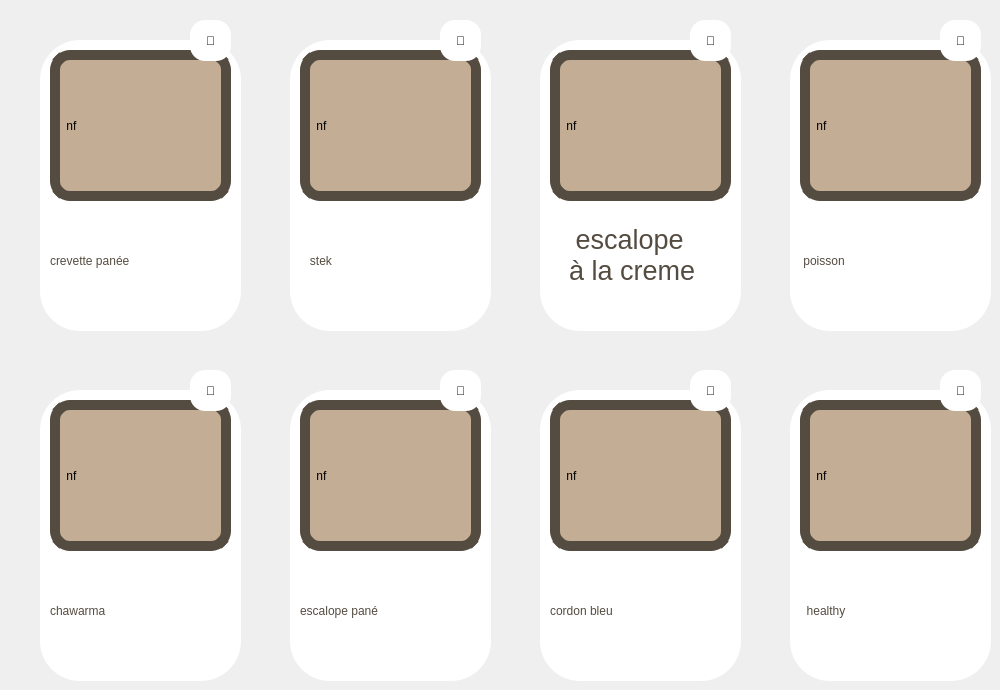
   <widget class="QWidget" name="tab_7">
    <attribute name="title">
     <string>les plats</string>
    </attribute>
    <widget class="QLabel" name="label_24">
     <property name="geometry">
      <rect>
       <x>40</x>
       <y>40</y>
       <width>201</width>
       <height>291</height>
      </rect>
     </property>
     <property name="styleSheet">
      <string notr="true">QLabel{border-radius:40px;background-color:white}</string>
     </property>
     <property name="text">
      <string/>
     </property>
    </widget>
    <widget class="QLabel" name="label_23">
     <property name="geometry">
      <rect>
       <x>540</x>
       <y>40</y>
       <width>201</width>
       <height>291</height>
      </rect>
     </property>
     <property name="styleSheet">
      <string notr="true">QLabel{border-radius:40px;background-color:white}</string>
     </property>
     <property name="text">
      <string/>
     </property>
    </widget>
    <widget class="QLabel" name="label_22">
     <property name="geometry">
      <rect>
       <x>790</x>
       <y>40</y>
       <width>201</width>
       <height>291</height>
      </rect>
     </property>
     <property name="styleSheet">
      <string notr="true">QLabel{border-radius:40px;background-color:white}</string>
     </property>
     <property name="text">
      <string/>
     </property>
    </widget>
    <widget class="QLabel" name="label_21">
     <property name="geometry">
      <rect>
       <x>40</x>
       <y>390</y>
       <width>201</width>
       <height>291</height>
      </rect>
     </property>
     <property name="styleSheet">
      <string notr="true">QLabel{border-radius:40px;background-color:white}</string>
     </property>
     <property name="text">
      <string/>
     </property>
    </widget>
    <widget class="QLabel" name="label_26">
     <property name="geometry">
      <rect>
       <x>290</x>
       <y>390</y>
       <width>201</width>
       <height>291</height>
      </rect>
     </property>
     <property name="styleSheet">
      <string notr="true">QLabel{border-radius:40px;background-color:white}</string>
     </property>
     <property name="text">
      <string/>
     </property>
    </widget>
    <widget class="QLabel" name="label_27">
     <property name="geometry">
      <rect>
       <x>540</x>
       <y>390</y>
       <width>201</width>
       <height>291</height>
      </rect>
     </property>
     <property name="styleSheet">
      <string notr="true">QLabel{border-radius:40px;background-color:white}</string>
     </property>
     <property name="text">
      <string/>
     </property>
    </widget>
    <widget class="QLabel" name="label_28">
     <property name="geometry">
      <rect>
       <x>790</x>
       <y>390</y>
       <width>201</width>
       <height>291</height>
      </rect>
     </property>
     <property name="styleSheet">
      <string notr="true">QLabel{border-radius:40px;background-color:white}</string>
     </property>
     <property name="text">
      <string/>
     </property>
    </widget>
    <widget class="QLabel" name="label_70">
     <property name="geometry">
      <rect>
       <x>50</x>
       <y>50</y>
       <width>181</width>
       <height>151</height>
      </rect>
     </property>
     <property name="styleSheet">
      <string notr="true">border-radius:20px;
background-color: rgb(195, 173, 148);border:10px solid rgb(85, 76, 65);</string>
     </property>
     <property name="text">
      <string> nf</string>
     </property>
    </widget>
    <widget class="QLabel" name="label_71">
     <property name="geometry">
      <rect>
       <x>550</x>
       <y>50</y>
       <width>181</width>
       <height>151</height>
      </rect>
     </property>
     <property name="styleSheet">
      <string notr="true">border-radius:20px;
background-color: rgb(195, 173, 148);border:10px solid rgb(85, 76, 65);</string>
     </property>
     <property name="text">
      <string> nf</string>
     </property>
    </widget>
    <widget class="QLabel" name="label_72">
     <property name="geometry">
      <rect>
       <x>800</x>
       <y>50</y>
       <width>181</width>
       <height>151</height>
      </rect>
     </property>
     <property name="styleSheet">
      <string notr="true">border-radius:20px;
background-color: rgb(195, 173, 148);border:10px solid rgb(85, 76, 65);</string>
     </property>
     <property name="text">
      <string> nf</string>
     </property>
    </widget>
    <widget class="QLabel" name="label_73">
     <property name="geometry">
      <rect>
       <x>50</x>
       <y>400</y>
       <width>181</width>
       <height>151</height>
      </rect>
     </property>
     <property name="styleSheet">
      <string notr="true">border-radius:20px;
background-color: rgb(195, 173, 148);border:10px solid rgb(85, 76, 65);</string>
     </property>
     <property name="text">
      <string> nf</string>
     </property>
    </widget>
    <widget class="QLabel" name="label_74">
     <property name="geometry">
      <rect>
       <x>300</x>
       <y>400</y>
       <width>181</width>
       <height>151</height>
      </rect>
     </property>
     <property name="styleSheet">
      <string notr="true">border-radius:20px;
background-color: rgb(195, 173, 148);border:10px solid rgb(85, 76, 65);</string>
     </property>
     <property name="text">
      <string> nf</string>
     </property>
    </widget>
    <widget class="QLabel" name="label_75">
     <property name="geometry">
      <rect>
       <x>550</x>
       <y>400</y>
       <width>181</width>
       <height>151</height>
      </rect>
     </property>
     <property name="styleSheet">
      <string notr="true">border-radius:20px;
background-color: rgb(195, 173, 148);border:10px solid rgb(85, 76, 65);</string>
     </property>
     <property name="text">
      <string> nf</string>
     </property>
    </widget>
    <widget class="QLabel" name="label_76">
     <property name="geometry">
      <rect>
       <x>800</x>
       <y>400</y>
       <width>181</width>
       <height>151</height>
      </rect>
     </property>
     <property name="styleSheet">
      <string notr="true">border-radius:20px;
background-color: rgb(195, 173, 148);border:10px solid rgb(85, 76, 65);</string>
     </property>
     <property name="text">
      <string> nf</string>
     </property>
    </widget>
    <widget class="QPushButton" name="kk">
     <property name="geometry">
      <rect>
       <x>50</x>
       <y>50</y>
       <width>181</width>
       <height>151</height>
      </rect>
     </property>
     <property name="styleSheet">
      <string notr="true">QPushButton{border-image:url(&quot;C:/image projet/crvt.jpg&quot;);
border-radius:20px;}
QPushButton:hover{color:brown;margin-left:4px;margin-right:4px;margin-top:4px;margin-bottom:4px;border-radius:20px;}
QPushButton:pressed{border-radius:20px;}</string>
     </property>
     <property name="text">
      <string/>
     </property>
    </widget>
    <widget class="QPushButton" name="ww">
     <property name="geometry">
      <rect>
       <x>800</x>
       <y>400</y>
       <width>181</width>
       <height>151</height>
      </rect>
     </property>
     <property name="styleSheet">
      <string notr="true">QPushButton{border-image:url(&quot;C:/image projet/plat healthy.jpg&quot;);
border-radius:20px;}
QPushButton:hover{color:brown;margin-left:4px;margin-right:4px;margin-top:4px;margin-bottom:4px;border-radius:20px;}
QPushButton:pressed{border-radius:20px;}</string>
     </property>
     <property name="text">
      <string/>
     </property>
    </widget>
    <widget class="QPushButton" name="xx">
     <property name="geometry">
      <rect>
       <x>550</x>
       <y>400</y>
       <width>181</width>
       <height>151</height>
      </rect>
     </property>
     <property name="styleSheet">
      <string notr="true">QPushButton{border-image:url(&quot;C:/image projet/cord.jpg&quot;);
border-radius:20px;}
QPushButton:hover{color:brown;margin-left:4px;margin-right:4px;margin-top:4px;margin-bottom:4px;border-radius:20px;}
QPushButton:pressed{border-radius:20px;}</string>
     </property>
     <property name="text">
      <string/>
     </property>
    </widget>
    <widget class="QPushButton" name="mm">
     <property name="geometry">
      <rect>
       <x>800</x>
       <y>50</y>
       <width>181</width>
       <height>151</height>
      </rect>
     </property>
     <property name="styleSheet">
      <string notr="true">QPushButton{border-image:url(&quot;C:/image projet/poisson.jpg&quot;);
border-radius:20px;}
QPushButton:hover{color:brown;margin-left:4px;margin-right:4px;margin-top:4px;margin-bottom:4px;border-radius:20px;}
QPushButton:pressed{border-radius:20px;}</string>
     </property>
     <property name="text">
      <string/>
     </property>
    </widget>
    <widget class="QPushButton" name="ll">
     <property name="geometry">
      <rect>
       <x>550</x>
       <y>50</y>
       <width>181</width>
       <height>151</height>
      </rect>
     </property>
     <property name="styleSheet">
      <string notr="true">QPushButton{border-image:url(&quot;C:/image projet/esclpcreme.jpg&quot;);
border-radius:20px;}
QPushButton:hover{color:brown;margin-left:4px;margin-right:4px;margin-top:4px;margin-bottom:4px;border-radius:20px;}
QPushButton:pressed{border-radius:20px;}</string>
     </property>
     <property name="text">
      <string/>
     </property>
    </widget>
    <widget class="QPushButton" name="nn">
     <property name="geometry">
      <rect>
       <x>50</x>
       <y>400</y>
       <width>181</width>
       <height>151</height>
      </rect>
     </property>
     <property name="styleSheet">
      <string notr="true">QPushButton{border-image:url(&quot;C:/image projet/platchaw.jpg&quot;);
border-radius:20px;}
QPushButton:hover{color:brown;margin-left:4px;margin-right:4px;margin-top:4px;margin-bottom:4px;border-radius:20px;}
QPushButton:pressed{border-radius:20px;}</string>
     </property>
     <property name="text">
      <string/>
     </property>
    </widget>
    <widget class="QPushButton" name="vv">
     <property name="geometry">
      <rect>
       <x>300</x>
       <y>400</y>
       <width>181</width>
       <height>151</height>
      </rect>
     </property>
     <property name="styleSheet">
      <string notr="true">QPushButton{border-image:url(&quot;C:/image projet/chicken.jpg&quot;);
border-radius:20px;}
QPushButton:hover{color:brown;margin-left:4px;margin-right:4px;margin-top:4px;margin-bottom:4px;border-radius:20px;}
QPushButton:pressed{border-radius:20px;}</string>
     </property>
     <property name="text">
      <string/>
     </property>
    </widget>
    <widget class="QLabel" name="label_149">
     <property name="geometry">
      <rect>
       <x>800</x>
       <y>570</y>
       <width>181</width>
       <height>81</height>
      </rect>
     </property>
     <property name="styleSheet">
      <string notr="true">QLabel{border-radius:20px;
	color: rgb(85, 76, 65);
	font: 28pt &quot;Modern No. 20&quot;;}</string>
     </property>
     <property name="text">
      <string>  healthy</string>
     </property>
    </widget>
    <widget class="QLabel" name="label_150">
     <property name="geometry">
      <rect>
       <x>550</x>
       <y>570</y>
       <width>181</width>
       <height>81</height>
      </rect>
     </property>
     <property name="styleSheet">
      <string notr="true">QLabel{border-radius:20px;
	color: rgb(85, 76, 65);
	font: 22pt &quot;Modern No. 20&quot;;}</string>
     </property>
     <property name="text">
      <string>cordon bleu</string>
     </property>
    </widget>
    <widget class="QLabel" name="label_151">
     <property name="geometry">
      <rect>
       <x>300</x>
       <y>570</y>
       <width>181</width>
       <height>81</height>
      </rect>
     </property>
     <property name="styleSheet">
      <string notr="true">QLabel{border-radius:20px;
	color: rgb(85, 76, 65);
	font: 20pt &quot;Modern No. 20&quot;;}</string>
     </property>
     <property name="text">
      <string>escalope pané</string>
     </property>
    </widget>
    <widget class="QLabel" name="label_152">
     <property name="geometry">
      <rect>
       <x>50</x>
       <y>220</y>
       <width>181</width>
       <height>81</height>
      </rect>
     </property>
     <property name="styleSheet">
      <string notr="true">QLabel{border-radius:20px;
	color: rgb(85, 76, 65);
	font: 19pt &quot;Modern No. 20&quot;;}
</string>
     </property>
     <property name="text">
      <string>crevette panée</string>
     </property>
    </widget>
    <widget class="QLabel" name="label_154">
     <property name="geometry">
      <rect>
       <x>800</x>
       <y>220</y>
       <width>181</width>
       <height>81</height>
      </rect>
     </property>
     <property name="styleSheet">
      <string notr="true">QLabel{border-radius:20px;
	color: rgb(85, 76, 65);
	font: 28pt &quot;Modern No. 20&quot;;}</string>
     </property>
     <property name="text">
      <string> poisson</string>
     </property>
    </widget>
    <widget class="QLabel" name="label_155">
     <property name="geometry">
      <rect>
       <x>50</x>
       <y>570</y>
       <width>181</width>
       <height>81</height>
      </rect>
     </property>
     <property name="styleSheet">
      <string notr="true">QLabel{border-radius:20px;
	color: rgb(85, 76, 65);
	font: 26pt &quot;Modern No. 20&quot;;}</string>
     </property>
     <property name="text">
      <string>chawarma</string>
     </property>
    </widget>
    <widget class="QLabel" name="label_25">
     <property name="geometry">
      <rect>
       <x>290</x>
       <y>40</y>
       <width>201</width>
       <height>291</height>
      </rect>
     </property>
     <property name="styleSheet">
      <string notr="true">QLabel{border-radius:40px;background-color:white}</string>
     </property>
     <property name="text">
      <string/>
     </property>
    </widget>
    <widget class="QLabel" name="label_156">
     <property name="geometry">
      <rect>
       <x>300</x>
       <y>220</y>
       <width>181</width>
       <height>81</height>
      </rect>
     </property>
     <property name="styleSheet">
      <string notr="true">QLabel{border-radius:20px;
	color: rgb(85, 76, 65);
	font: 28pt &quot;Modern No. 20&quot;;}</string>
     </property>
     <property name="text">
      <string>   stek</string>
     </property>
    </widget>
    <widget class="QLabel" name="label_69">
     <property name="geometry">
      <rect>
       <x>300</x>
       <y>50</y>
       <width>181</width>
       <height>151</height>
      </rect>
     </property>
     <property name="styleSheet">
      <string notr="true">border-radius:20px;
background-color: rgb(195, 173, 148);border:10px solid rgb(85, 76, 65);</string>
     </property>
     <property name="text">
      <string> nf</string>
     </property>
    </widget>
    <widget class="QPushButton" name="aaa">
     <property name="geometry">
      <rect>
       <x>300</x>
       <y>50</y>
       <width>181</width>
       <height>151</height>
      </rect>
     </property>
     <property name="styleSheet">
      <string notr="true">QPushButton{border-image:url(&quot;C:/image projet/stek.jpg&quot;);
border-radius:20px;}
QPushButton:hover{color:brown;margin-left:4px;margin-right:4px;margin-top:4px;margin-bottom:4px;border-radius:20px;}
QPushButton:pressed{border-radius:20px;}</string>
     </property>
     <property name="text">
      <string/>
     </property>
    </widget>
    <widget class="QPushButton" name="btn9">
     <property name="geometry">
      <rect>
       <x>190</x>
       <y>20</y>
       <width>41</width>
       <height>41</height>
      </rect>
     </property>
     <property name="styleSheet">
      <string notr="true">background-color: rgb(255, 255, 255);border-radius:15px;
font: 15pt &quot;MS Shell Dlg 2&quot;;</string>
     </property>
     <property name="text">
      <string>🤍</string>
     </property>
    </widget>
    <widget class="QPushButton" name="btn15">
     <property name="geometry">
      <rect>
       <x>690</x>
       <y>370</y>
       <width>41</width>
       <height>41</height>
      </rect>
     </property>
     <property name="styleSheet">
      <string notr="true">background-color: rgb(255, 255, 255);border-radius:15px;
font: 15pt &quot;MS Shell Dlg 2&quot;;</string>
     </property>
     <property name="text">
      <string>🤍</string>
     </property>
    </widget>
    <widget class="QPushButton" name="btn13">
     <property name="geometry">
      <rect>
       <x>190</x>
       <y>370</y>
       <width>41</width>
       <height>41</height>
      </rect>
     </property>
     <property name="styleSheet">
      <string notr="true">background-color: rgb(255, 255, 255);border-radius:15px;
font: 15pt &quot;MS Shell Dlg 2&quot;;</string>
     </property>
     <property name="text">
      <string>🤍</string>
     </property>
    </widget>
    <widget class="QPushButton" name="btn14">
     <property name="geometry">
      <rect>
       <x>440</x>
       <y>370</y>
       <width>41</width>
       <height>41</height>
      </rect>
     </property>
     <property name="styleSheet">
      <string notr="true">background-color: rgb(255, 255, 255);border-radius:15px;
font: 15pt &quot;MS Shell Dlg 2&quot;;</string>
     </property>
     <property name="text">
      <string>🤍</string>
     </property>
    </widget>
    <widget class="QPushButton" name="btn12">
     <property name="geometry">
      <rect>
       <x>940</x>
       <y>20</y>
       <width>41</width>
       <height>41</height>
      </rect>
     </property>
     <property name="styleSheet">
      <string notr="true">background-color: rgb(255, 255, 255);border-radius:15px;
font: 15pt &quot;MS Shell Dlg 2&quot;;</string>
     </property>
     <property name="text">
      <string>🤍</string>
     </property>
    </widget>
    <widget class="QPushButton" name="btn11">
     <property name="geometry">
      <rect>
       <x>690</x>
       <y>20</y>
       <width>41</width>
       <height>41</height>
      </rect>
     </property>
     <property name="styleSheet">
      <string notr="true">background-color: rgb(255, 255, 255);border-radius:15px;
font: 15pt &quot;MS Shell Dlg 2&quot;;</string>
     </property>
     <property name="text">
      <string>🤍</string>
     </property>
    </widget>
    <widget class="QPushButton" name="btn10">
     <property name="geometry">
      <rect>
       <x>440</x>
       <y>20</y>
       <width>41</width>
       <height>41</height>
      </rect>
     </property>
     <property name="styleSheet">
      <string notr="true">background-color: rgb(255, 255, 255);border-radius:15px;
font: 15pt &quot;MS Shell Dlg 2&quot;;</string>
     </property>
     <property name="text">
      <string>🤍</string>
     </property>
    </widget>
    <widget class="QPushButton" name="btn16">
     <property name="geometry">
      <rect>
       <x>940</x>
       <y>370</y>
       <width>41</width>
       <height>41</height>
      </rect>
     </property>
     <property name="styleSheet">
      <string notr="true">background-color: rgb(255, 255, 255);border-radius:15px;
font: 15pt &quot;MS Shell Dlg 2&quot;;</string>
     </property>
     <property name="text">
      <string>🤍</string>
     </property>
    </widget>
    <widget class="QTextEdit" name="textEdit_6">
     <property name="geometry">
      <rect>
       <x>550</x>
       <y>220</y>
       <width>181</width>
       <height>81</height>
      </rect>
     </property>
     <property name="styleSheet">
      <string notr="true">border-radius:20px;
	color: rgb(85, 76, 65);
	font: 18pt &quot;Modern No. 20&quot;;</string>
     </property>
     <property name="html">
      <string>&lt;!DOCTYPE HTML PUBLIC &quot;-//W3C//DTD HTML 4.0//EN&quot; &quot;http://www.w3.org/TR/REC-html40/strict.dtd&quot;&gt;
&lt;html&gt;&lt;head&gt;&lt;meta name=&quot;qrichtext&quot; content=&quot;1&quot; /&gt;&lt;style type=&quot;text/css&quot;&gt;
p, li { white-space: pre-wrap; }
&lt;/style&gt;&lt;/head&gt;&lt;body style=&quot; font-family:'Modern No. 20'; font-size:18pt; font-weight:400; font-style:normal;&quot;&gt;
&lt;p style=&quot; margin-top:0px; margin-bottom:0px; margin-left:0px; margin-right:0px; -qt-block-indent:0; text-indent:0px;&quot;&gt; &lt;span style=&quot; font-size:20pt;&quot;&gt;  escalope &lt;/span&gt;&lt;/p&gt;
&lt;p style=&quot; margin-top:0px; margin-bottom:0px; margin-left:0px; margin-right:0px; -qt-block-indent:0; text-indent:0px;&quot;&gt;&lt;span style=&quot; font-size:20pt;&quot;&gt;  à la creme&lt;/span&gt;&lt;/p&gt;&lt;/body&gt;&lt;/html&gt;</string>
     </property>
    </widget>
   </widget>
